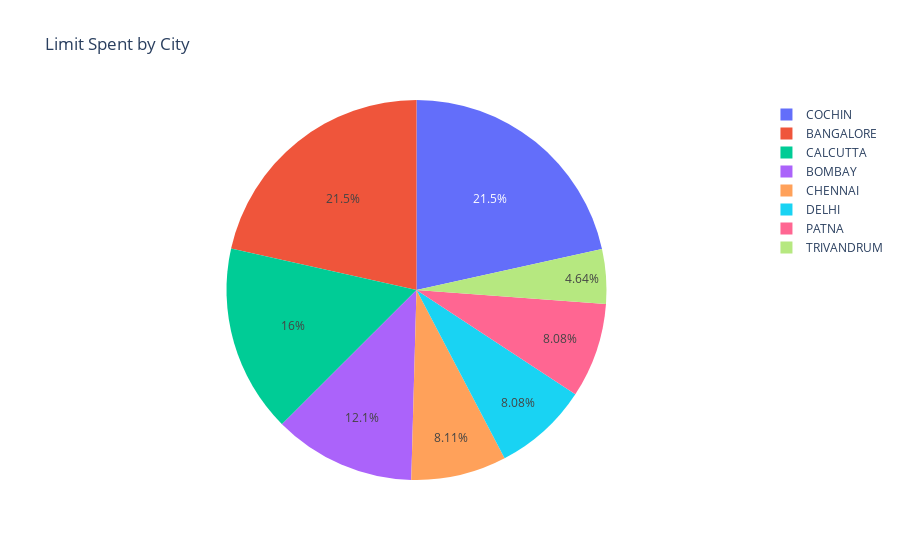

Notebook source saved alongside this figure:
### Code cell
fig = px.pie(data_frame=customer_acquisition_df,
             values="Limit",
             names="City",
             title="Limit Spent by City")
fig.show()

### Figure 1 — Plotly figure (JSON) as saved in the notebook; plotly's stock layout.template omitted (floating-point values rounded to 4 significant figures)
{"data": [{"domain": {"x": [0, 1], "y": [0, 1]}, "hovertemplate": "City=%{label}<br>Limit=%{value}<extra></extra>", "labels": ["BANGALORE", "CALCUTTA", "COCHIN", "BOMBAY", "BANGALORE", "DELHI", "COCHIN", "PATNA", "CHENNAI", "CALCUTTA", "COCHIN", "BOMBAY", "BANGALORE", "BANGALORE", "CALCUTTA", "COCHIN", "BOMBAY", "BANGALORE", "BANGALORE", "CALCUTTA", "COCHIN", "BOMBAY", "BANGALORE", "DELHI", "COCHIN", "PATNA", "CHENNAI", "TRIVANDRUM", "CALCUTTA", "BANGALORE", "CALCUTTA", "COCHIN", "BOMBAY", "CALCUTTA", "COCHIN", "BOMBAY", "BANGALORE", "CHENNAI", "TRIVANDRUM", "CALCUTTA", "COCHIN", "BOMBAY", "BANGALORE", "DELHI", "COCHIN", "PATNA", "CHENNAI", "TRIVANDRUM", "CALCUTTA", "COCHIN", "BOMBAY", "BANGALORE", "DELHI", "COCHIN", "PATNA", "CHENNAI", "TRIVANDRUM", "CALCUTTA", "BANGALORE", "CALCUTTA", "COCHIN", "BOMBAY", "BANGALORE", "DELHI", "COCHIN", "PATNA", "CHENNAI", "TRIVANDRUM", "CALCUTTA", "BOMBAY", "BOMBAY", "BANGALORE", "CALCUTTA", "COCHIN", "BOMBAY", "BANGALORE", "BANGALORE", "CALCUTTA", "COCHIN", "BOMBAY", "BANGALORE", "DELHI", "COCHIN", "PATNA", "CHENNAI", "TRIVANDRUM", "CALCUTTA", "BANGALORE", "CALCUTTA", "COCHIN", "BOMBAY", "BANGALORE", "DELHI", "COCHIN", "PATNA", "CHENNAI", "TRIVANDRUM", "CALCUTTA", "CALCUTTA", "COCHIN"], "legendgroup": "", "name": "", "showlegend": true, "type": "pie", "values": [500000, 100000, 10000, 10001, 10002, 100000, 100001, 100002, 100003, 500000, 500000, 500000, 500000, 500000, 500000, 500000, 500000, 100000, 10000, 10001, 10002, 100000, 100001, 100002, 100003, 500000, 500000, 500000, 500000, 500000, 500000, 500000, 10002, 100000, 100001, 100002, 100003, 500000, 500000, 500000, 500000, 500000, 500000, 500000, 500000, 100000, 10000, 10001, 10002, 100000, 100001, 100002, 100003, 500000, 500000, 500000, 100001, 100002, 100003, 500000, 500000, 500000, 500000, 500000, 500000, 500000, 500000, 100000, 10000, 10001, 10002, 100000, 100001, 100002, 100003, 500000, 500000, 500000, 500000, 500000, 500000, 500000, 10002, 100000, 100001, 100002, 100003, 500000, 500000, 500000, 500000, 500000, 500000, 500000, 500000, 100000, 10000, 10001, 10002, 100000]}], "layout": {"legend": {"tracegroupgap": 0}, "title": {"text": "Limit Spent by City"}}}
